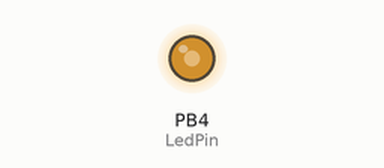
Simulated run of this sketch. Board: ATtiny85, built with avr-gcc and run on an emulated ATtiny85. Shown: output pins drawn as LEDs (lit = HIGH).

Above: at 0.05 s.
At 0.55 s:
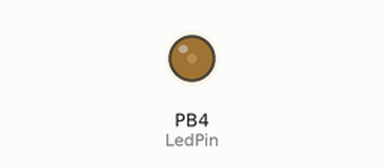
At 0.8 s:
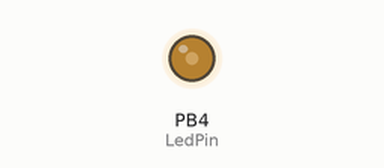
Timing chart, 0 to 3.0 s (numbered marks = the images above):
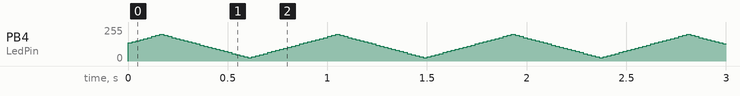

The sketch:

Blink.ino
```cpp
/*
    Blink
    Programme pour tester la programmation en mode ISP d’un ATtiny25V
*/

#define LedPin 4
#define delay_ms 200

void setup()
{
    pinMode( LedPin, OUTPUT );
}

void loop()
{
    heartbeat();
    // digitalWrite( LedPin, HIGH );
    // delay( delay_ms );
    // digitalWrite( LedPin, LOW );
    // delay( delay_ms );
}


// this provides a heartbeat on pin 9, so you can tell the software is running.
uint8_t hbval = 128;
int8_t hbdelta = 8;
void heartbeat() {
  if (hbval > 192) hbdelta = -hbdelta;
  if (hbval < 32) hbdelta = -hbdelta;
  hbval += hbdelta;
  analogWrite(LedPin, hbval);
  delay(20);
}
```
